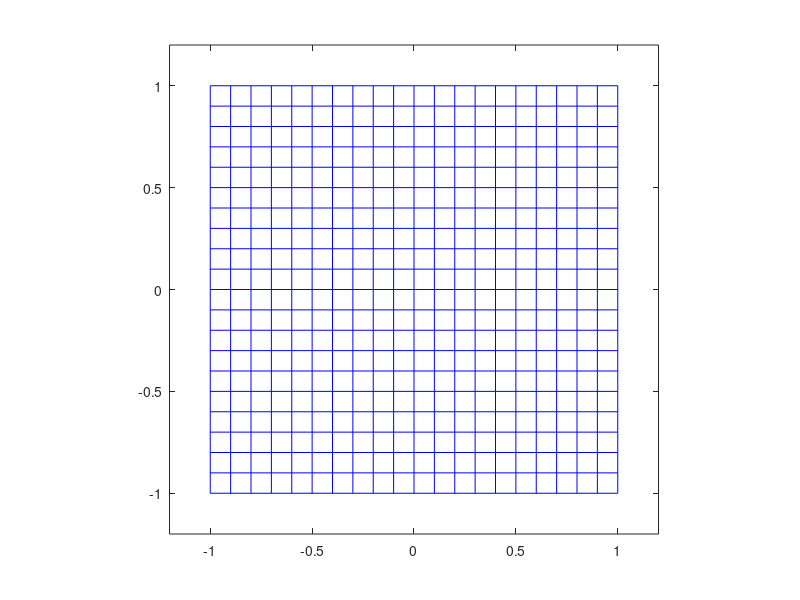

This figure's MATLAB source: (Note: this script raises an error after producing the figure.)
clear all
close all
load('compEx3.mat')

H1 = [sqrt(3), -1, 1; 1, sqrt(3), 1; 0, 0, 2 ];
H2 = [1, -1, 1; 1, 1, 0; 0, 0, 1];
H3 = [1, 1, 0; 0, 2, 0; 0, 0, 1];
H4 = [sqrt(3), -1, 1; 1, sqrt(3), 1; 1/4, 1/2, 2];

% Plotting the starting:
figure(1)
plot([ startpoints(1 ,:); endpoints(1 ,:)] ,[ startpoints(2 ,:); endpoints(2 ,:)] ,'b - ');
axis('equal')
xlim([-1.2 1.2])
ylim([-1.2 1.2])

s = [startpoints; ones(1,42)];
e = [endpoints; ones(1,42)];


plot_result(s,e,H1,1)
plot_result(s,e,H2,2)
plot_result(s,e,H3,3)
plot_result(s,e,H4,4)


function plot_result(s,e,H,i)
    % T ransforming starting and ending points:
    s_r = H * s ;
    e_r = H * e ;
    
    % Plotting in a new figure:
    figure(i)
    plot([ s_r(1 ,:); e_r(1 ,:)] ,[ s_r(2 ,:); e_r(2 ,:)] ,'b - ');
    axis('equal')
end


